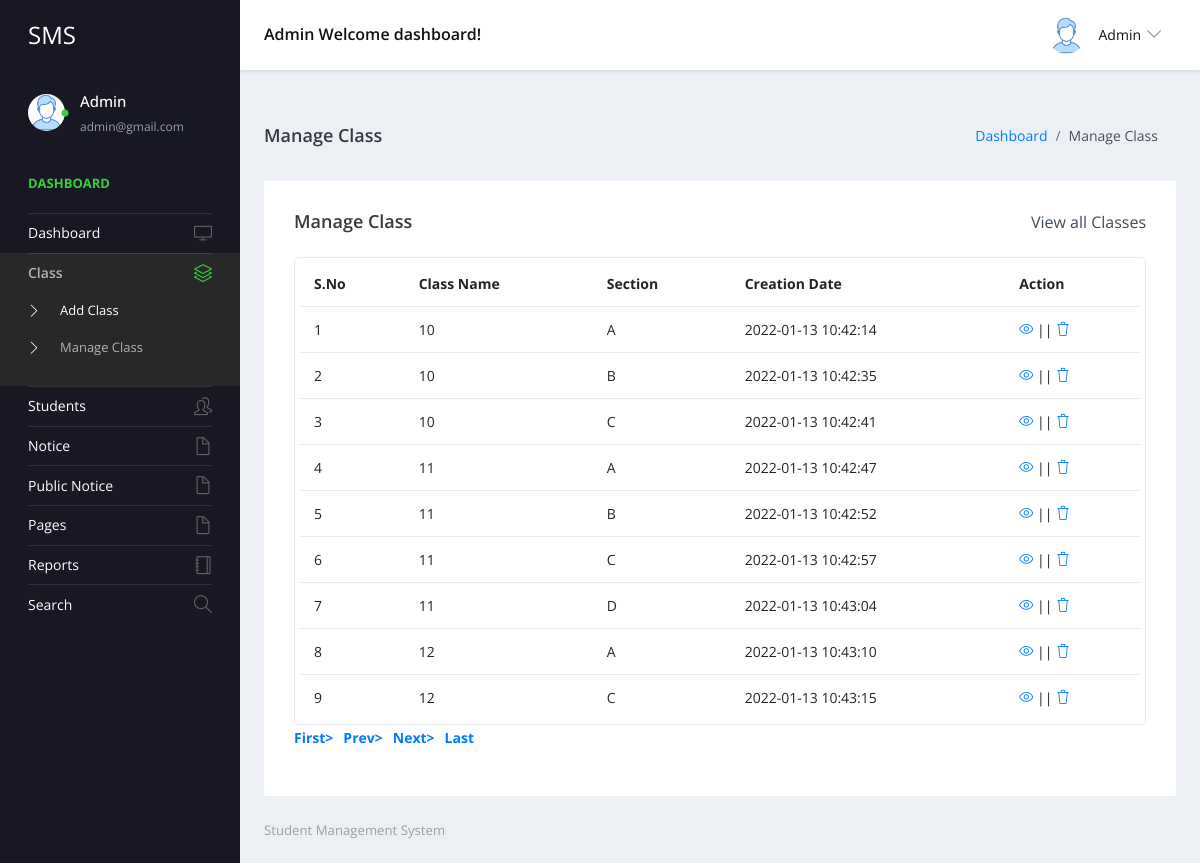
The app's page /admin/manage-class.php (signed in) with its own data.
### tables this page shows
CREATE TABLE `tblclass` (
  `ID` int NOT NULL,
  `ClassName` varchar(50) DEFAULT NULL,
  `Section` varchar(20) DEFAULT NULL,
  `CreationDate` timestamp NULL DEFAULT CURRENT_TIMESTAMP
);

### admin/manage-class.php (the view, shortened to what this page needs)
<?php
include('includes/dbconnection.php');
if (strlen($_SESSION['sturecmsaid']==0)) {
  header('location:logout.php');
  } else{
?>
<!DOCTYPE html>
<html lang="en">
  <head>
    <link rel="stylesheet" href="vendors/simple-line-icons/css/simple-line-icons.css">
    <link rel="stylesheet" href="vendors/flag-icon-css/css/flag-icon.min.css">
    <link rel="stylesheet" href="vendors/css/vendor.bundle.base.css">
    <link rel="stylesheet" href="./vendors/daterangepicker/daterangepicker.css">
    <link rel="stylesheet" href="./vendors/chartist/chartist.min.css">
    <link rel="stylesheet" href="./css/style.css">
  </head>
  <body>
    <div class="container-scroller">
     <?php include_once('includes/header.php');?>
      <div class="container-fluid page-body-wrapper">
        <?php include_once('includes/sidebar.php');?>
        <div class="main-panel">
          <div class="content-wrapper">
             <div class="page-header">
              <h3 class="page-title"> Manage Class </h3>
              <nav aria-label="breadcrumb">
                <ol class="breadcrumb">
                  <li class="breadcrumb-item"><a href="dashboard.php">Dashboard</a></li>
                  <li class="breadcrumb-item active" aria-current="page"> Manage Class</li>
                </ol>
              </nav>
            </div>
            <div class="row">
              <div class="col-md-12 grid-margin stretch-card">
                <div class="card">
                  <div class="card-body">
                    <div class="d-sm-flex align-items-center mb-4">
                      <h4 class="card-title mb-sm-0">Manage Class</h4>
                      <a href="#" class="text-dark ml-auto mb-3 mb-sm-0"> View all Classes</a>
                    </div>
                    <div class="table-responsive border rounded p-1">
                      <table class="table">
                        <thead>
                          <tr>
                            <th class="font-weight-bold">S.No</th>
                            <th class="font-weight-bold">Class Name</th>
                            <th class="font-weight-bold">Section</th>
                            <th class="font-weight-bold">Creation Date</th>
                            <th class="font-weight-bold">Action</th>
                          </tr>
                        </thead>
                        <tbody>
                           <?php
                           if (isset($_GET['pageno'])) {
            $pageno = $_GET['pageno'];
        } else {
            $pageno = 1;
        }
        $no_of_records_per_page =15;
        $offset = ($pageno-1) * $no_of_records_per_page;
       $ret = "SELECT ID FROM tblclass";
$query1 = $dbh -> prepare($ret);
$query1->execute();
$total_rows=$query1->rowCount();
$total_pages = ceil($total_rows / $no_of_records_per_page);
$sql="SELECT * from tblclass LIMIT $offset, $no_of_records_per_page";
$query = $dbh -> prepare($sql);
$query->execute();
$results=$query->fetchAll(PDO::FETCH_OBJ);
$cnt=1;
if($query->rowCount() > 0)
{
foreach($results as $row)
{               ?>
                          <tr>
                            <td><?php echo htmlentities($cnt);?></td>
                            <td><?php  echo htmlentities($row->ClassName);?></td>
                            <td><?php  echo htmlentities($row->Section);?></td>
                            <td><?php  echo htmlentities($row->CreationDate);?></td>
                            <td>
                              <div><a href="edit-class-detail.php?editid=<?php echo htmlentities ($row->ID);?>"><i class="icon-eye"></i></a>
                                                || <a href="manage-class.php?delid=<?php echo ($row->ID);?>" onclick="return confirm('Do you really want to Delete ?');"> <i class="icon-trash"></i></a></div>
                            </td>
                          </tr><?php $cnt=$cnt+1;}} ?>
                        </tbody>
                      </table>
                    </div>
                    <div align="left">
    <ul class="pagination" >
        <li><a href="?pageno=1"><strong>First></strong></a></li>
        <li class="<?php if($pageno <= 1){ echo 'disabled'; } ?>">
            <a href="<?php if($pageno <= 1){ echo '#'; } else { echo "?pageno=".($pageno - 1); } ?>"><strong style="padding-left: 10px">Prev></strong></a>
        </li>
        <li class="<?php if($pageno >= $total_pages){ echo 'disabled'; } ?>">
            <a href="<?php if($pageno >= $total_pages){ echo '#'; } else { echo "?pageno=".($pageno + 1); } ?>"><strong style="padding-left: 10px">Next></strong></a>
        </li>
        <li><a href="?pageno=<?php echo $total_pages; ?>"><strong style="padding-left: 10px">Last</strong></a></li>
    </ul>
</div>
                  </div>
                </div>
              </div>
            </div>
          </div>
         <?php include_once('includes/footer.php');?>
        </div>
      </div>
    </div>
  </body>
</html><?php }  ?>

### admin/includes/header.php (shortened to what this page needs)
 <nav class="navbar default-layout-navbar col-lg-12 col-12 p-0 fixed-top d-flex flex-row">
        <div class="navbar-brand-wrapper d-flex align-items-center">
          <a class="navbar-brand brand-logo" href="dashboard.php">
            <strong style="color: white;">SMS</strong>
          </a>
        </div><?php
         $aid= $_SESSION['sturecmsaid'];
$sql="SELECT * from tbladmin where ID=:aid";
$query = $dbh -> prepare($sql);
$query->bindParam(':aid',$aid,PDO::PARAM_STR);
$query->execute();
$results=$query->fetchAll(PDO::FETCH_OBJ);
$cnt=1;
if($query->rowCount() > 0)
{
foreach($results as $row)
{               ?>
        <div class="navbar-menu-wrapper d-flex align-items-center flex-grow-1">
          <h5 class="mb-0 font-weight-medium d-none d-lg-flex"><?php  echo htmlentities($row->AdminName);?> Welcome dashboard!</h5>
          <ul class="navbar-nav navbar-nav-right ml-auto">
            <li class="nav-item dropdown d-none d-xl-inline-flex user-dropdown">
              <a class="nav-link dropdown-toggle" id="UserDropdown" href="#" data-toggle="dropdown" aria-expanded="false">
                <img class="img-xs rounded-circle ml-2" src="images/faces/face8.jpg" alt="Profile image"> <span class="font-weight-normal"> <?php  echo htmlentities($row->AdminName);?> </span></a>
                <?php $cnt=$cnt+1;}} ?>
            </li>
          </ul>
        </div>
      </nav>

### admin/includes/sidebar.php (shortened to what this page needs)
<nav class="sidebar sidebar-offcanvas" id="sidebar">
          <ul class="nav">
            <li class="nav-item nav-profile">
              <a href="#" class="nav-link">
                <div class="profile-image">
                  <img class="img-xs rounded-circle" src="images/faces/face8.jpg" alt="profile image">
                  <div class="dot-indicator bg-success"></div>
                </div>
                <div class="text-wrapper">
                  <?php
         $aid= $_SESSION['sturecmsaid'];
$sql="SELECT * from tbladmin where ID=:aid";
$query = $dbh -> prepare($sql);
$query->bindParam(':aid',$aid,PDO::PARAM_STR);
$query->execute();
$results=$query->fetchAll(PDO::FETCH_OBJ);
$cnt=1;
if($query->rowCount() > 0)
{
foreach($results as $row)
{               ?>
                  <p class="profile-name"><?php  echo htmlentities($row->AdminName);?></p>
                  <p class="designation"><?php  echo htmlentities($row->Email);?></p><?php $cnt=$cnt+1;}} ?>
                </div>
              </a>
            </li>
            <li class="nav-item nav-category">
              <span class="nav-link">Dashboard</span>
            </li>
            <li class="nav-item">
              <a class="nav-link" href="dashboard.php">
                <span class="menu-title">Dashboard</span>
                <i class="icon-screen-desktop menu-icon"></i>
              </a>
            </li>
            <li class="nav-item">
              <a class="nav-link" data-toggle="collapse" href="#ui-basic" aria-expanded="false" aria-controls="ui-basic">
                <span class="menu-title">Class</span>
                <i class="icon-layers menu-icon"></i>
              </a>
              <div class="collapse" id="ui-basic">
                <ul class="nav flex-column sub-menu">
                  <li class="nav-item"> <a class="nav-link" href="add-class.php">Add Class</a></li>
                  <li class="nav-item"> <a class="nav-link" href="manage-class.php">Manage Class</a></li>
                </ul>
              </div>
            </li>
            <li class="nav-item">
              <a class="nav-link" data-toggle="collapse" href="#ui-basic1" aria-expanded="false" aria-controls="ui-basic1">
                <span class="menu-title">Students</span>
                <i class="icon-people menu-icon"></i>
              </a>
            </li>
            <li class="nav-item">
              <a class="nav-link" data-toggle="collapse" href="#auth" aria-expanded="false" aria-controls="auth">
                <span class="menu-title">Notice</span>
                <i class="icon-doc menu-icon"></i>
              </a>
            </li>
            <li class="nav-item">
              <a class="nav-link" data-toggle="collapse" href="#auth1" aria-expanded="false" aria-controls="auth">
                <span class="menu-title">Public Notice</span>
                <i class="icon-doc menu-icon"></i>
              </a>
              <li class="nav-item">
              <a class="nav-link" data-toggle="collapse" href="#auth2" aria-expanded="false" aria-controls="auth">
                <span class="menu-title">Pages</span>
                <i class="icon-doc menu-icon"></i>
              </a>
            </li>
              <li class="nav-item">
              <a class="nav-link" href="between-dates-reports.php">
                <span class="menu-title">Reports</span>
                <i class="icon-notebook menu-icon"></i>
              </a>
            </li>
            <li class="nav-item">
              <a class="nav-link" href="search.php">
                <span class="menu-title">Search</span>
                <i class="icon-magnifier menu-icon"></i>
              </a>
            </li>
            </li>
          </ul>
        </nav>

### admin/includes/footer.php
<footer class="footer">
            <div class="d-sm-flex justify-content-center justify-content-sm-between">
              <span class="text-muted d-block text-center text-sm-left d-sm-inline-block" style="color: blue;">Student  Management System</span>
            </div>
          </footer>

### records on screen
tblclass: ClassName "10", Section "A", CreationDate "2022-01-13 10:42:14"
tblclass: ClassName "10", Section "B", CreationDate "2022-01-13 10:42:35"
tblclass: ClassName "10", Section "C", CreationDate "2022-01-13 10:42:41"
tblclass: ClassName "11", Section "A", CreationDate "2022-01-13 10:42:47"
tblclass: ClassName "11", Section "B", CreationDate "2022-01-13 10:42:52"
tblclass: ClassName "11", Section "C", CreationDate "2022-01-13 10:42:57"
tblclass: ClassName "11", Section "D", CreationDate "2022-01-13 10:43:04"
tblclass: ClassName "12", Section "A", CreationDate "2022-01-13 10:43:10"
tblclass: ClassName "12", Section "C", CreationDate "2022-01-13 10:43:15"

### other values on screen
$row->AdminName "Admin"
$row->Email "admin@gmail.com"
